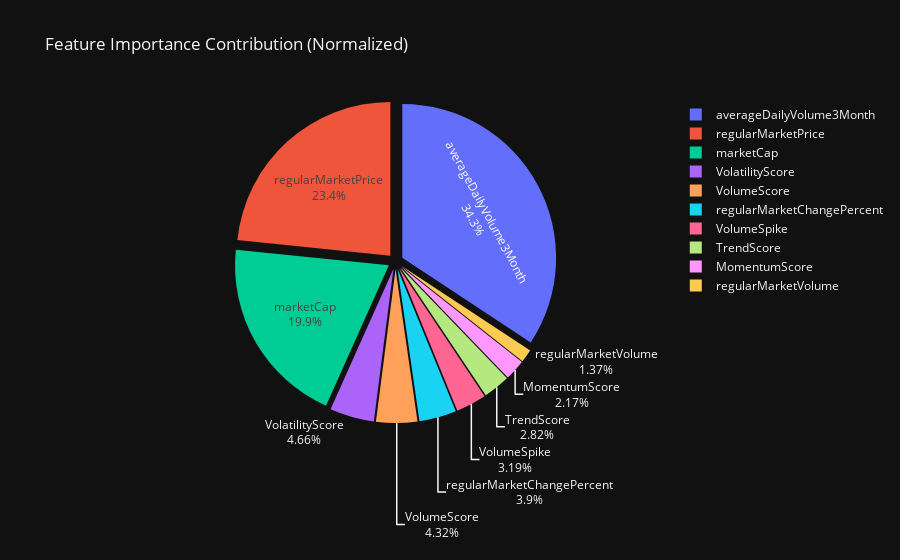

Notebook cell for this chart:
### Code cell
fig_pie = px.pie(
    names=feature_importance.index,
    values=feature_importance.values,
    title="Feature Importance Contribution (Normalized)"
)
fig_pie.update_traces(textinfo='percent+label', pull=[0.05]*len(feature_importance))
fig_pie.update_layout(template="plotly_dark")

chart_path = os.path.join(OUTPUT_DIR, f"catboost_feature_importance_pie.html")
fig_pie.write_html(chart_path, include_plotlyjs='cdn')

### Figure 1 — Plotly figure (JSON) as saved in the notebook; plotly's stock layout.template omitted (floating-point values rounded to 4 significant figures)
{"data": [{"domain": {"x": [0, 1], "y": [0, 1]}, "hovertemplate": "label=%{label}<br>value=%{value}<extra></extra>", "labels": ["averageDailyVolume3Month", "regularMarketPrice", "marketCap", "VolatilityScore", "VolumeScore", "regularMarketChangePercent", "VolumeSpike", "TrendScore", "MomentumScore", "regularMarketVolume"], "legendgroup": "", "name": "", "pull": [0.05, 0.05, 0.05, 0.05, 0.05, 0.05, 0.05, 0.05, 0.05, 0.05], "showlegend": true, "textinfo": "percent+label", "type": "pie", "values": [34.27, 23.37, 19.93, 4.659, 4.317, 3.902, 3.194, 2.815, 2.172, 1.366]}], "layout": {"legend": {"tracegroupgap": 0}, "title": {"text": "Feature Importance Contribution (Normalized)"}}}
